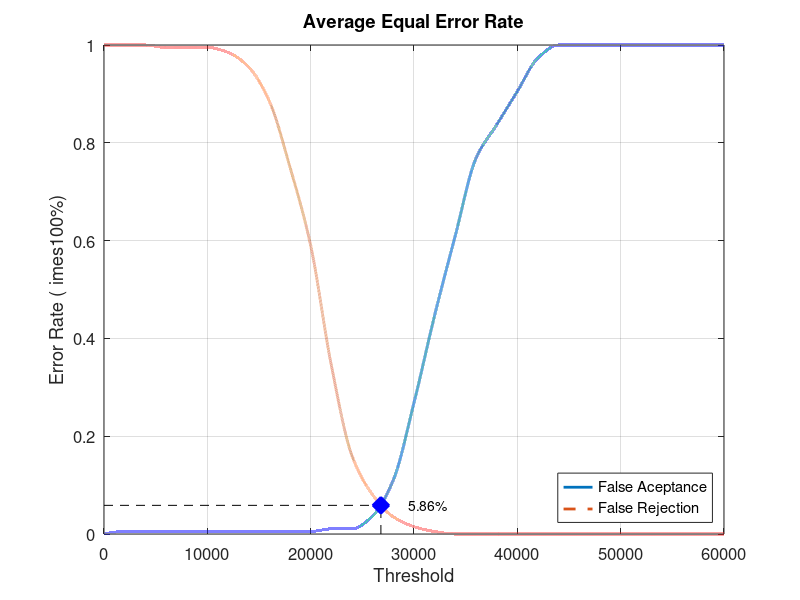
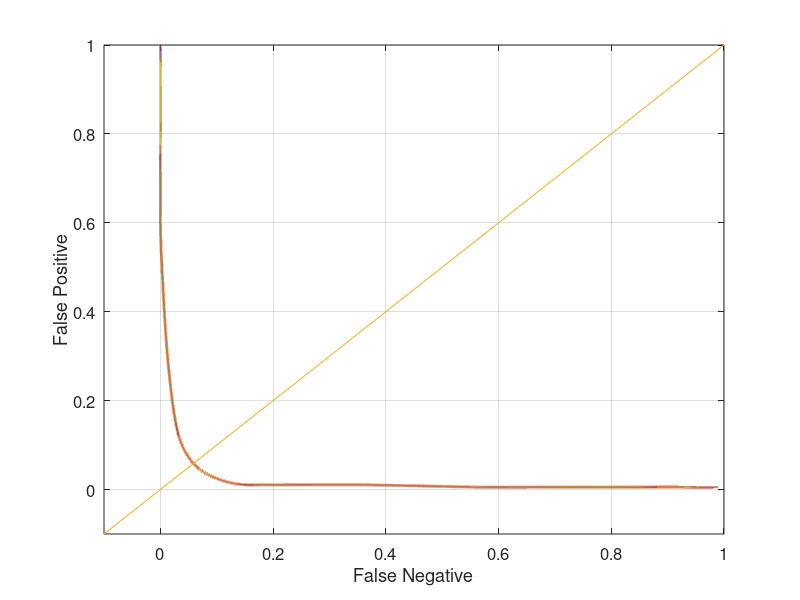

MATLAB code for these plots, in order:
close all;
clear;
clc;
x = 0:2000:60000;
xq = 0:0.5:60000;

y0 = [0 0.00526316 0.00526316 0.00526316 0.00526316 0.00526316 0.00526316 0.00526316 0.00526316 0.00526316 0.00526316 0.0105263 0.0105263 0.0368421 0.110526 0.268421 0.447368 0.610526 0.768421 0.836842 0.905263 0.973684 1 1 1 1 1 1 1 1 1]
yy0 = interp1(x, y0, xq, 'pchip');
y1 = [1 1 1 0.995 0.995 0.995 0.985 0.955 0.885 0.75 0.59 0.345 0.16 0.08 0.035 0.015 0.005 0 0 0 0 0 0 0 0 0 0 0 0 0 0]
yy1 = interp1(x, y1, xq, 'pchip');

% Calculating EER: 
y2 = abs(y0 - y1);
find(y2 == min(y2))
yy2 = abs(yy0 - yy1);
xEER = find(yy2 == min(yy2));
xEERIndex = xq(xEER) % X-axis EER
yEER = yy0(xEER) % Y-axis EER

main = figure
plot(xq, yy0,'-','LineWidth', 2);	hold on
plot(xq, yy1,'--','LineWidth', 2);	hold on
plot([xEERIndex xEERIndex], [0 yEER], 'k--');	hold on
plot([0 xEERIndex], [yEER yEER], 'k--');	hold on
plot(xEERIndex, yEER, 'bx', 'LineWidth', 10);	hold on
text(xEERIndex + 10 * xEERIndex / 100, yEER, [num2str(round((10000 * yEER)) / 100) '%'])
legend('False Aceptance', 'False Rejection', 'Location', 'SouthEast')
xlabel('Threshold')
ylabel('Error Rate (	imes100%)')
title('Average Equal Error Rate')
set(gca, 'FontSize', 12)
axis([0 60000 0 1])
grid on

print(main, 'Database3_1Main', '-dpng');
FNRxFPR = figure('Color', [1 1 1]);
plot(yy1, yy0, '-', yy1, yy0, 'LineWidth', 2);
hold on
y = -0.1:0.1:1
plot(y, y); 
set(gca, 'FontSize', 12)
xlabel('False Negative')
ylabel('False Positive')
axis([-0.1 1 -0.1 1])
set(gca, 'FontSize', 12)
grid on

print(FNRxFPR, 'Database3_1FNRxFPR','-dpng');
